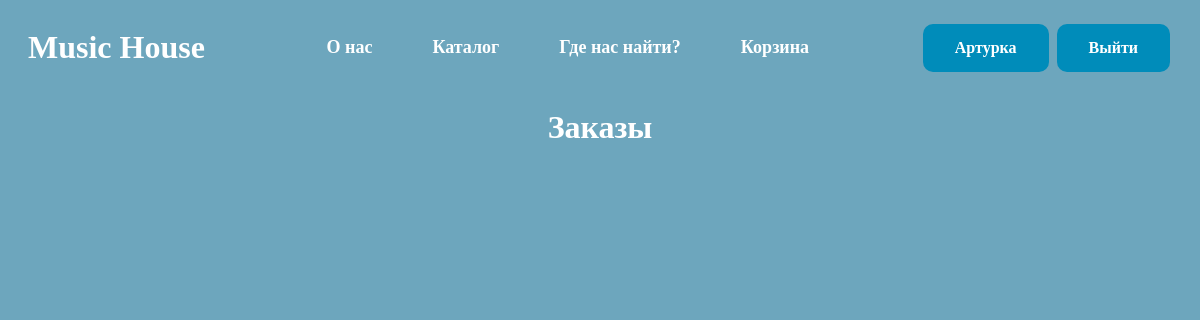
The app's page /account.php (signed in), older data.
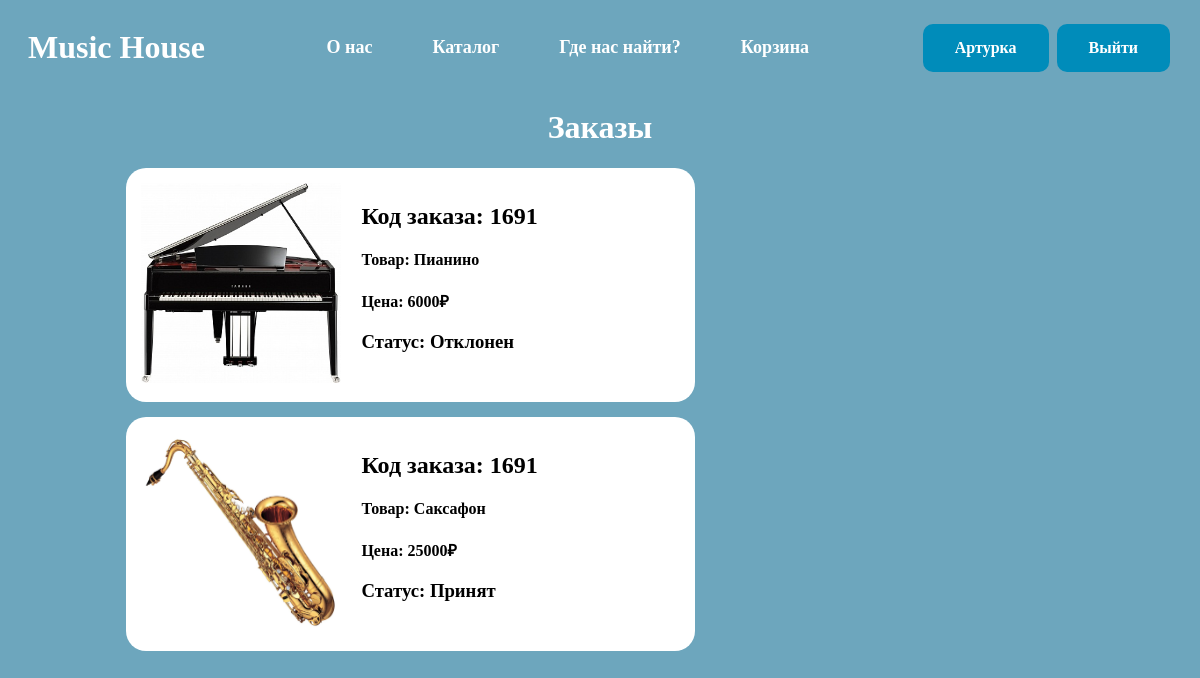
The same page, newer data.
### tables this page shows
CREATE TABLE `users` (
  `id_user` int NOT NULL,
  `name` varchar(150) NOT NULL,
  `surname` varchar(150) NOT NULL,
  `patronymic` varchar(150) NOT NULL,
  `login` varchar(256) NOT NULL,
  `email` varchar(300) NOT NULL,
  `password` varchar(300) NOT NULL,
  `role` int NOT NULL
);

CREATE TABLE `orders` (
  `id_order` int NOT NULL,
  `code_order` varchar(200) NOT NULL,
  `user` int NOT NULL,
  `tovar` int NOT NULL,
  `status` int NOT NULL
);

CREATE TABLE `tovar` (
  `id_tovar` int NOT NULL,
  `name_tovar` varchar(150) NOT NULL,
  `sale` varchar(250) NOT NULL,
  `photo` varchar(250) NOT NULL,
  `country` varchar(150) NOT NULL,
  `date_tovar` date NOT NULL,
  `model` varchar(150) NOT NULL,
  `category` int NOT NULL
);

CREATE TABLE `status` (
  `id_status` int NOT NULL,
  `name_status` varchar(200) NOT NULL
);

### account.php (the view, shortened to what this page needs)
<!DOCTYPE html>
<html lang="en">
<head>
    <link rel="stylesheet" href="style.css">
</head>
<body>
    <?php
    $id_us = $_SESSION['id_user'];
    include("header.php");
    $query23 = "select * from orders join tovar on orders.tovar = tovar.id_tovar join status on orders.status = status.id_status where user = '$id_us' ";
    $result = mysqli_query($con, $query23);
    ?>
    <h1 style="text-align:center; font-family: Dewberry; font-weight: bold; color:white;">Заказы</h1>
    <div class="container-account">
        <div class="block_order">
            <?
            while ($tovar = mysqli_fetch_array($result)) {
            ?>
                <div class="order_item">
                    <div class="img_or">
                    <img src="/img/<?= $tovar['photo']?>" alt="<?= $tovar['photo'] ?>">
                    </div>
                    <div class="text_or">
                        <h2>Код заказа: <?=$tovar['code_order']?></h2>
                        <h4>Товар: <?=$tovar['name_tovar']?></h4>
                        <p>Цена: <?=$tovar['sale']?>₽</p>
                        <h3>Статус: <?=$tovar['name_status']?></h3>
                    </div>
                </div>
            <?
            }
            ?>
        </div>
    </div>
</body>
</html>

### header.php (shortened to what this page needs)
<header>
        <?php
        require_once "connect.php";
        $id = $_SESSION['id_user'];
        $query = "select * from users where id_user = '$id'";
        $res = mysqli_fetch_array(mysqli_query($con,$query));
        ?>
        <div class="logo">
        <a href="/" style="text-decoration: none;"><h1 style="color: white; font-family: Aegan;">Music House</h1></a>
        </div>
        <?php
        if(empty($_SESSION)){
        echo "
        <nav>
            <li><a href='/aboutUs.php'>О нас</a></li>
            <li><a href='/catalog.php'>Каталог</a></li>
            <li><a href='/WhereUsFind.php'>Где нас найти?</a></li>
        </nav>
        <div class='auth'>
        <a href='/autho.php'><Button class='btn log-btn'>Войти</Button></a>
        <a href='/registration.php'><Button class='btn reg-btn'>Регистрация</Button></a>
        </div>";
        }else if ($_SESSION['role'] == 2){
            ?>
            <nav>
            <li><a href='/aboutUs.php'>О нас</a></li>
            <li><a href='/catalog.php'>Каталог</a></li>
            <li><a href='/WhereUsFind.php'>Где нас найти?</a></li>
            <li><a href='/storage.php'>Корзина</a></li>
            </nav>
            <div class='auth'>
            <a href='/account.php'><Button class='btn log-btn'><?=$res['name']?></Button></a>
            <a href='/destroy.php'><Button class='btn log-btn'>Выйти</Button></a>
            </div>
            <?
        }
        ?>
</header>

### style.css (style rules this page uses)
* { box-sizing: border-box; }
body { background-color: rgb(109, 166, 189); }
header { display: flex; justify-content: space-between; align-items: center; margin: 0 20px 0 20px; }
nav { margin-right: 50px; display: flex; }
nav>li { list-style-type: none; }
nav>li>a { text-decoration: none; margin-left: 60px; color: white; font-size: 18px; font-family: Dewberry; font-weight: bold; }
.btn { font-family: Dewberry; font-weight: bold; background-color: #008CBA; border: none; color: white; padding: 15px 32px; text-align: center; text-decoration: none; display: inline-block; font-size: 16px; margin: 4px 2px; cursor: pointer; transition-duration: 0.4s; border-radius: 10px; }
.container-account { width: 80%; margin: 0 auto; }
.img_or>img { width: 200px; height: 200px; }
.order_item { display: flex; background-color: #ffffff; width: 60%; margin-top: 15px; padding: 15px; border-radius: 20px; }
.text_or { margin-left: 20px; font-family: Dewberry; font-weight: bold; color: black; }

Row changes from the older to the newer data that the page shows:
added orders: tovar.photo (picture), code_order "1691", tovar.name_tovar "Пианино", tovar.sale "6000", status.name_status "Отклонен"
added orders: tovar.photo (picture), code_order "1691", tovar.name_tovar "Саксафон", tovar.sale "25000", status.name_status "Принят"
